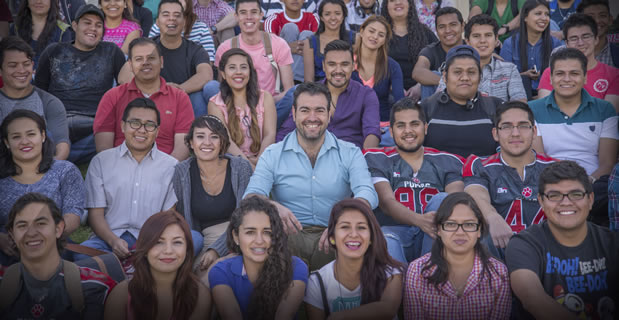
#> input picture cover.jpg, 619 x 320 px
$ python 6_2_FaceDetectionHaar.py
#> lines starting #> are read from the running program, lines starting #| are printed output that depends on the picture
"""
Face detection using haar feature-based cascade classifiers
"""

# Import required packages:
import cv2
import numpy as np
#from matplotlib import pyplot as plt


def show_detection(image, faces):
    """Draws a rectangle over each detected face"""

    for (x, y, w, h) in faces:
        cv2.rectangle(image, (x, y), (x + w, y + h), (255, 0, 0), 2)
    return image


# Load image and convert to grayscale:
img = cv2.imread("cover.jpg")
#> img is the input picture: shape (320, 619, 3); mean B, G, R 96.5, 83.4, 93.1
#img = cv2.imread("Face.jpg")

gray = cv2.cvtColor(img, cv2.COLOR_BGR2GRAY)
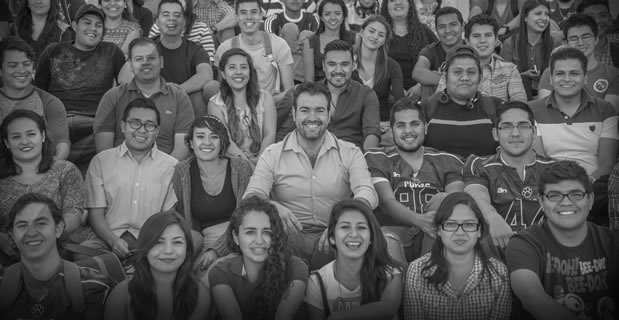
#> gray: shape (320, 619); min 1, max 235, mean 87.8


# Load cascade classifiers:
cas_alt2    = cv2.CascadeClassifier("haarcascade_frontalface_alt2.xml")
cas_default = cv2.CascadeClassifier("haarcascade_frontalface_default.xml")


# Detect faces:
faces_alt2              = cas_alt2.detectMultiScale(gray)
#> faces_alt2 = 27 rows, first 6: [235, 2, 27, 27], [320, 4, 25, 25], [530, 4, 25, 25], [157, 3, 30, 30], [78, 14, 27, 27], [435, 15, 28, 28]
faces_default           = cas_default.detectMultiScale(gray)
#> faces_default = 28 rows, first 6: [235, 2, 27, 27], [319, 3, 28, 28], [528, 3, 27, 27], [156, 3, 32, 32], [77, 13, 28, 28], [434, 14, 29, 29]
retval, faces_haar_alt2 = cv2.face.getFacesHAAR(img, "haarcascade_frontalface_alt2.xml")
#> retval = True; faces_haar_alt2 = 24 rows, first 6: [233, 0, 34, 34], [316, 1, 33, 33], [155, 2, 34, 34], [433, 12, 33, 33], [465, 21, 36, 36], [126, 43, 39, 39]
faces_haar_alt2 = np.squeeze(faces_haar_alt2)

# Draw face detections:
img_faces_alt2      = show_detection(img.copy(), faces_alt2)
#> the loop in show_detection, `for (x, y, w, h) in faces:` made 27 passes
#> (x, y, w, h) on passes 1 to 12: (235, 2, 27, 27), (320, 4, 25, 25), (530, 4, 25, 25), (157, 3, 30, 30), (78, 14, 27, 27), (435, 15, 28, 28), (468, 23, 31, 31), (129, 45, 33, 33), (223, 56, 30, 30), (362, 21, 26, 26), (566, 27, 27, 27), (3, 51, 34, 34)
#> after the loop in show_detection, `for (x, y, w, h) in faces:`:
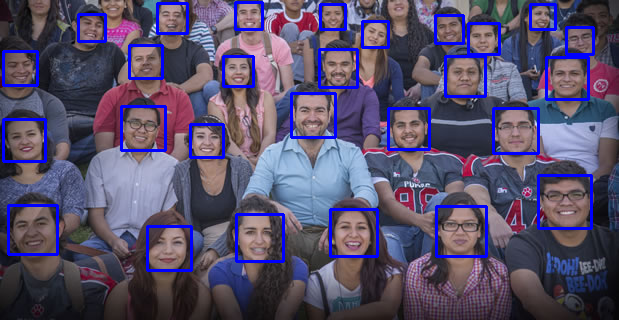
#> image: shape (320, 619, 3); mean of channels 0, 1, 2 106.8, 78.9, 87.7; drawn as B, G, R
img_faces_default   = show_detection(img.copy(), faces_default)
#> the loop in show_detection (call 2), `for (x, y, w, h) in faces:` made 28 passes
#> (x, y, w, h) on passes 1 to 12: (235, 2, 27, 27), (319, 3, 28, 28), (528, 3, 27, 27), (156, 3, 32, 32), (77, 13, 28, 28), (434, 14, 29, 29), (363, 22, 27, 27), (468, 24, 30, 30), (566, 26, 29, 29), (128, 45, 34, 34), (222, 55, 31, 31), (546, 58, 41, 41)
#> after the loop in show_detection (call 2), `for (x, y, w, h) in faces:`:
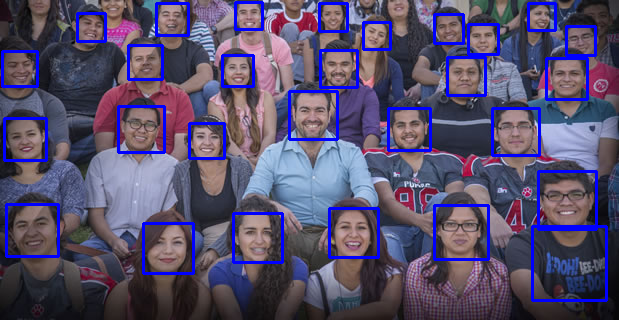
#> image: shape (320, 619, 3); mean of channels 0, 1, 2 108.1, 78.5, 87.3; drawn as B, G, R
img_faces_haar_alt2 = show_detection(img.copy(), faces_haar_alt2)
#> the loop in show_detection (call 3), `for (x, y, w, h) in faces:` made 24 passes
#> (x, y, w, h) on passes 1 to 12: (233, 0, 34, 34), (316, 1, 33, 33), (155, 2, 34, 34), (433, 12, 33, 33), (465, 21, 36, 36), (126, 43, 39, 39), (2, 50, 38, 38), (318, 48, 41, 41), (220, 52, 37, 37), (445, 56, 40, 40), (545, 56, 45, 45), (291, 92, 45, 45)
#> after the loop in show_detection (call 3), `for (x, y, w, h) in faces:`:
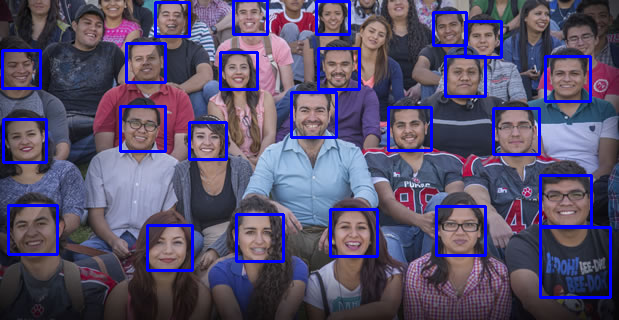
#> image: shape (320, 619, 3); mean of channels 0, 1, 2 106.9, 78.9, 87.8; drawn as B, G, R


# Plot the images:
cv2.imshow('Face',img_faces_alt2)
cv2.waitKey(0)  # Waits for a key
cv2.destroyAllWindows()
